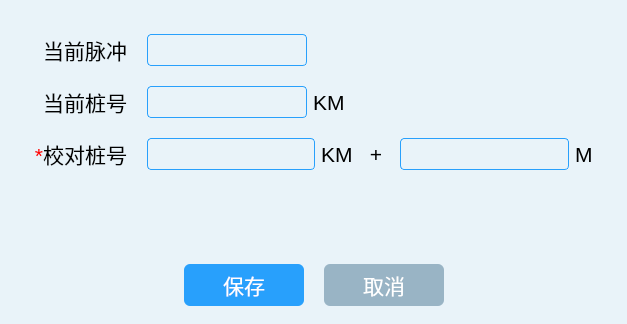
<?xml version="1.0" encoding="UTF-8"?>
<ui version="4.0">
 <class>FormPileNumUpdate</class>
 <widget class="QWidget" name="FormPileNumUpdate">
  <property name="windowModality">
   <enum>Qt::ApplicationModal</enum>
  </property>
  <property name="geometry">
   <rect>
    <x>0</x>
    <y>0</y>
    <width>627</width>
    <height>324</height>
   </rect>
  </property>
  <property name="windowTitle">
   <string>校对桩号</string>
  </property>
  <layout class="QVBoxLayout" name="verticalLayout">
   <property name="leftMargin">
    <number>0</number>
   </property>
   <property name="topMargin">
    <number>0</number>
   </property>
   <property name="rightMargin">
    <number>0</number>
   </property>
   <property name="bottomMargin">
    <number>0</number>
   </property>
   <item>
    <widget class="QWidget" name="centerWidget" native="true">
     <property name="styleSheet">
      <string notr="true">#scrollArea{border:none}

QPushButton,QLineEdit,QComboBox{min-height:30px}

QWidget{font-size:21px;background-color: #e9f3f9;}

QLineEdit{padding-left:9px}

QWidget{font-family:&quot;微软雅黑&quot;;}

QLineEdit,QDoubleSpinBox,QSpinBox{background:transparent;padding-left:9px;border:1px solid #18679d1;border-radius:4px;border:1px solid rgb(40,160,252);}</string>
     </property>
     <layout class="QVBoxLayout" name="verticalLayout_2">
      <item>
       <widget class="QScrollArea" name="scrollArea">
        <property name="styleSheet">
         <string notr="true"/>
        </property>
        <property name="widgetResizable">
         <bool>true</bool>
        </property>
        <widget class="QWidget" name="scrollAreaWidgetContents">
         <property name="geometry">
          <rect>
           <x>0</x>
           <y>0</y>
           <width>609</width>
           <height>240</height>
          </rect>
         </property>
         <layout class="QFormLayout" name="formLayout">
          <property name="labelAlignment">
           <set>Qt::AlignRight|Qt::AlignTrailing|Qt::AlignVCenter</set>
          </property>
          <property name="horizontalSpacing">
           <number>20</number>
          </property>
          <property name="verticalSpacing">
           <number>20</number>
          </property>
          <property name="leftMargin">
           <number>25</number>
          </property>
          <property name="topMargin">
           <number>25</number>
          </property>
          <property name="rightMargin">
           <number>25</number>
          </property>
          <property name="bottomMargin">
           <number>25</number>
          </property>
          <item row="0" column="0">
           <widget class="QLabel" name="label_12">
            <property name="text">
             <string>当前脉冲</string>
            </property>
            <property name="alignment">
             <set>Qt::AlignRight|Qt::AlignTrailing|Qt::AlignVCenter</set>
            </property>
           </widget>
          </item>
          <item row="0" column="1">
           <widget class="QWidget" name="widget_4" native="true">
            <layout class="QHBoxLayout" name="horizontalLayout_3" stretch="1,1,100">
             <property name="leftMargin">
              <number>0</number>
             </property>
             <property name="topMargin">
              <number>0</number>
             </property>
             <property name="rightMargin">
              <number>0</number>
             </property>
             <property name="bottomMargin">
              <number>0</number>
             </property>
             <item>
              <widget class="LineEdit" name="pulse_value">
               <property name="minimumSize">
                <size>
                 <width>160</width>
                 <height>32</height>
                </size>
               </property>
               <property name="text">
                <string/>
               </property>
              </widget>
             </item>
             <item>
              <widget class="QLabel" name="label_11">
               <property name="text">
                <string/>
               </property>
              </widget>
             </item>
             <item>
              <spacer name="horizontalSpacer_4">
               <property name="orientation">
                <enum>Qt::Horizontal</enum>
               </property>
               <property name="sizeHint" stdset="0">
                <size>
                 <width>40</width>
                 <height>20</height>
                </size>
               </property>
              </spacer>
             </item>
            </layout>
           </widget>
          </item>
          <item row="1" column="0">
           <widget class="QLabel" name="label_13">
            <property name="text">
             <string>当前桩号</string>
            </property>
            <property name="alignment">
             <set>Qt::AlignRight|Qt::AlignTrailing|Qt::AlignVCenter</set>
            </property>
           </widget>
          </item>
          <item row="1" column="1">
           <widget class="QWidget" name="widget_2" native="true">
            <layout class="QHBoxLayout" name="horizontalLayout_2" stretch="1,1,100">
             <property name="leftMargin">
              <number>0</number>
             </property>
             <property name="topMargin">
              <number>0</number>
             </property>
             <property name="rightMargin">
              <number>0</number>
             </property>
             <property name="bottomMargin">
              <number>0</number>
             </property>
             <item>
              <widget class="LineEdit" name="current_station">
               <property name="minimumSize">
                <size>
                 <width>160</width>
                 <height>32</height>
                </size>
               </property>
              </widget>
             </item>
             <item>
              <widget class="QLabel" name="label_10">
               <property name="text">
                <string>KM</string>
               </property>
              </widget>
             </item>
             <item>
              <spacer name="horizontalSpacer_3">
               <property name="orientation">
                <enum>Qt::Horizontal</enum>
               </property>
               <property name="sizeHint" stdset="0">
                <size>
                 <width>40</width>
                 <height>20</height>
                </size>
               </property>
              </spacer>
             </item>
            </layout>
           </widget>
          </item>
          <item row="2" column="0">
           <widget class="QLabel" name="label">
            <property name="text">
             <string>&lt;html&gt;&lt;head/&gt;&lt;body&gt;&lt;p&gt;&lt;span style=&quot; color:#ff0000;&quot;&gt;*&lt;/span&gt;校对桩号&lt;/p&gt;&lt;/body&gt;&lt;/html&gt;</string>
            </property>
            <property name="alignment">
             <set>Qt::AlignBottom|Qt::AlignRight|Qt::AlignTrailing</set>
            </property>
           </widget>
          </item>
          <item row="2" column="1">
           <widget class="QWidget" name="widget" native="true">
            <layout class="QHBoxLayout" name="horizontalLayout">
             <property name="leftMargin">
              <number>0</number>
             </property>
             <property name="topMargin">
              <number>0</number>
             </property>
             <property name="rightMargin">
              <number>0</number>
             </property>
             <property name="bottomMargin">
              <number>0</number>
             </property>
             <item>
              <widget class="LineEdit" name="pileNum_km">
               <property name="minimumSize">
                <size>
                 <width>160</width>
                 <height>32</height>
                </size>
               </property>
               <property name="text">
                <string/>
               </property>
              </widget>
             </item>
             <item>
              <widget class="QLabel" name="label_8">
               <property name="text">
                <string>KM   +  </string>
               </property>
              </widget>
             </item>
             <item>
              <widget class="LineEdit" name="pileNum_m"/>
             </item>
             <item>
              <widget class="QLabel" name="label_9">
               <property name="text">
                <string>M</string>
               </property>
              </widget>
             </item>
            </layout>
           </widget>
          </item>
         </layout>
        </widget>
       </widget>
      </item>
      <item>
       <widget class="QWidget" name="widget_3" native="true">
        <layout class="QHBoxLayout" name="horizontalLayout_8">
         <property name="spacing">
          <number>20</number>
         </property>
         <item>
          <spacer name="horizontalSpacer">
           <property name="orientation">
            <enum>Qt::Horizontal</enum>
           </property>
           <property name="sizeHint" stdset="0">
            <size>
             <width>141</width>
             <height>20</height>
            </size>
           </property>
          </spacer>
         </item>
         <item>
          <widget class="QPushButton" name="saveBtn">
           <property name="minimumSize">
            <size>
             <width>120</width>
             <height>42</height>
            </size>
           </property>
           <property name="styleSheet">
            <string notr="true">background: #28A0FC;
border-radius: 6px 6px 6px 6px;
color:rgb(255,255,255);
min-width:120px;
min-height:42px;</string>
           </property>
           <property name="text">
            <string>保存</string>
           </property>
          </widget>
         </item>
         <item>
          <widget class="QPushButton" name="cancleBtn">
           <property name="minimumSize">
            <size>
             <width>120</width>
             <height>42</height>
            </size>
           </property>
           <property name="styleSheet">
            <string notr="true">background: #99B4C5;
border-radius: 6px 6px 6px 6px;
color:rgb(255,255,255);
min-height:42px;
min-width:120px;
min-height:42px;</string>
           </property>
           <property name="text">
            <string>取消</string>
           </property>
          </widget>
         </item>
         <item>
          <spacer name="horizontalSpacer_2">
           <property name="orientation">
            <enum>Qt::Horizontal</enum>
           </property>
           <property name="sizeHint" stdset="0">
            <size>
             <width>141</width>
             <height>20</height>
            </size>
           </property>
          </spacer>
         </item>
        </layout>
       </widget>
      </item>
     </layout>
    </widget>
   </item>
  </layout>
 </widget>
 <customwidgets>
  <customwidget>
   <class>LineEdit</class>
   <extends>QLineEdit</extends>
   <header>lineedit.h</header>
  </customwidget>
 </customwidgets>
 <resources/>
 <connections/>
</ui>
